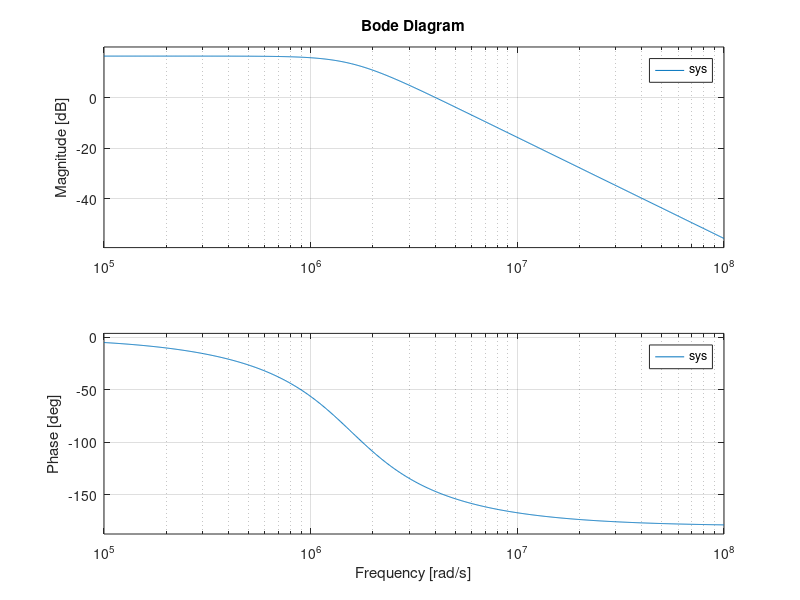
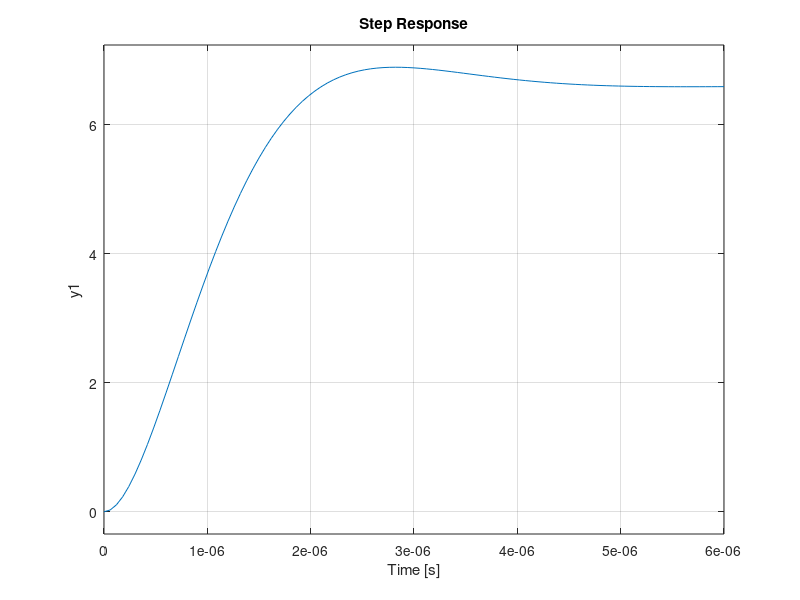

Source code (MATLAB) for these figures, in order: (Note: this script raises an error after producing the figures.)
close all;clear all; clc;
R1 = 54.92e3;
R2 = 4.5e3;
C1 = 100e-12;
C2 = 16.4e-12;

K = 6.6;%DC gain V/V



Q  = sqrt(R1*R2*C1*C2)/((R1+R2)*C1 + R1*C2*(1-K))
Fc = 1/(2*pi*sqrt(R1*R2*C1*C2))


sys = tf([K],[(R1*R2*C1*C2) ((R1+R2)*C1+R1*C2*(1-K)) 1]);

figure
bode(sys)

figure
step(sys);

stepinfo(sys)

figure
pzplot(sys);

figure
impulse(sys);